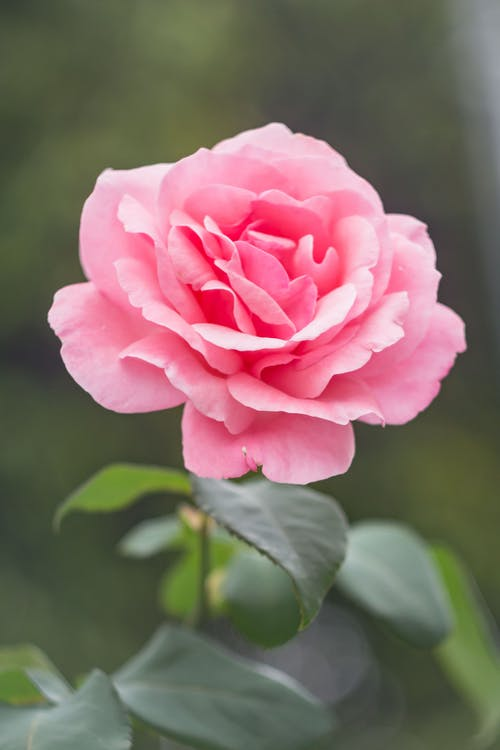
#> input picture img1opencv.jpeg, 500 x 750 px
$ python imagegenopencv.py img1opencv.jpeg
#> lines starting #> are read from the running program, lines starting #| are printed output that depends on the picture
import cv2
import sys #for the command line arguments


print(cv2.__version__)

path=sys.argv[1]

#path = r'C:\Users\Sudarshan.M.S\Desktop\img1opencv.jpeg'

print('The path is :',path)

img = cv2.imread(path)
#> img is the input picture: shape (750, 500, 3); mean B, G, R 101.6, 108.4, 129.4

img1 = cv2.imread(path,0)
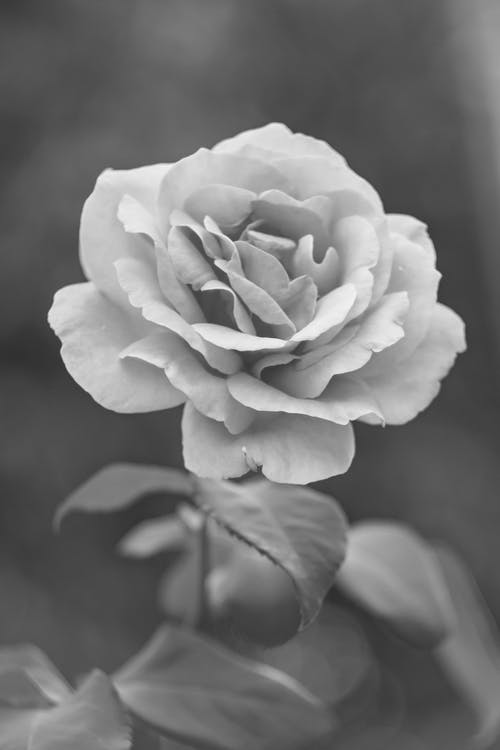
#> img1: shape (750, 500); min 45, max 245, mean 113.9

if img is None:
    print('There is no image')
else:
    print('Valid image')

img=cv2.resize(img,(500,500))
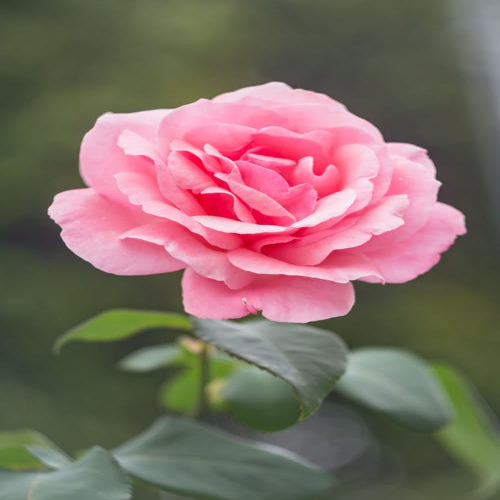
#> img: shape (500, 500, 3); mean B, G, R 101.7, 108.4, 129.5

welcome_msg='im fine'

print(f'How are you? {welcome_msg}')

cv2.imwrite('img3opencv.jpg',img)

cv2.imshow('img2opencv.jpg',img)

cv2.imshow('BlackandWhiterose.jpg',img1)
#width,height,channels

h,w,c = img.shape
#> h = 500; w = 500; c = 3

print('height is ',h)
#| height is  500
print('weight is ',w)
#| weight is  500
print('channel is',c)
#| channel is 3

cv2.waitKey(0)
